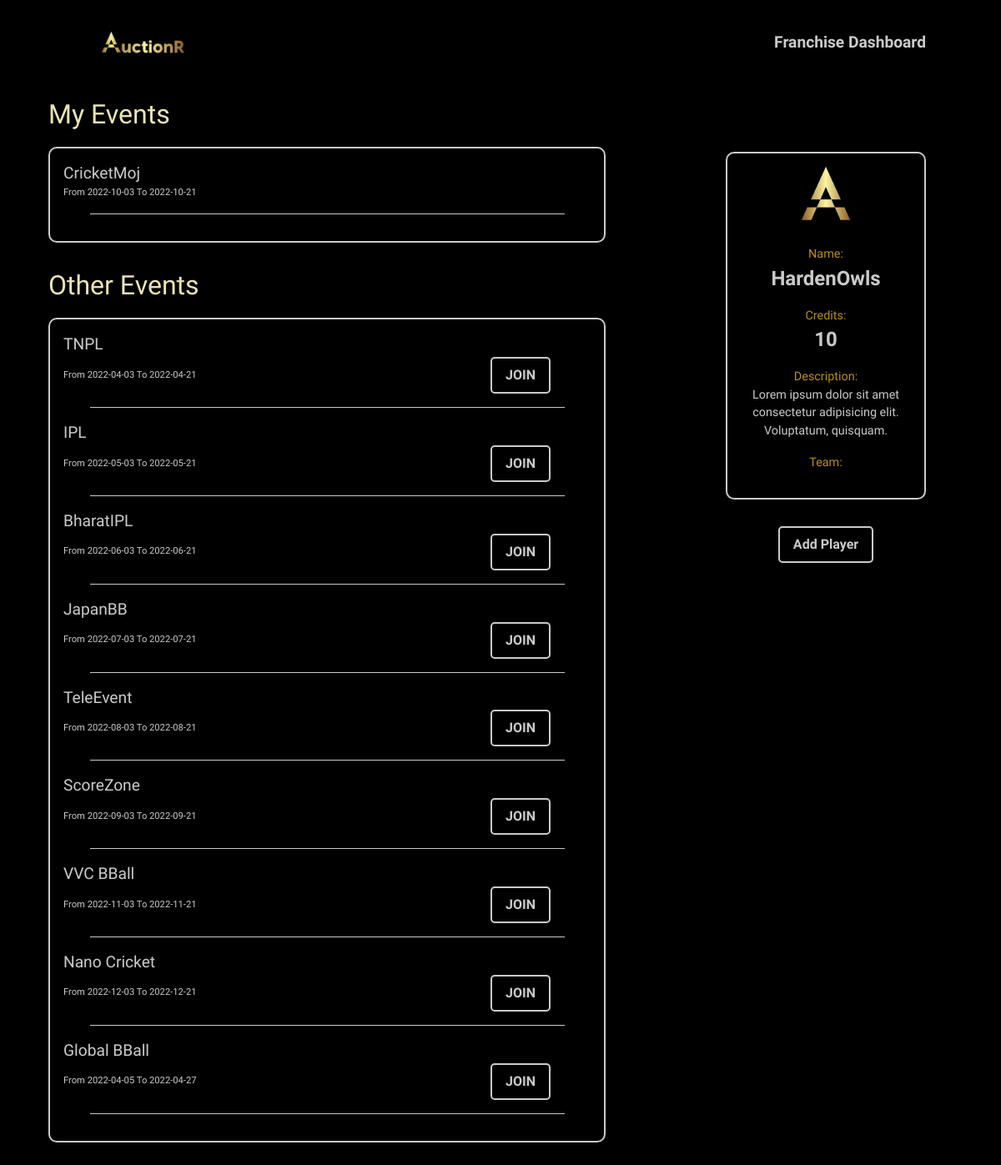
The app's page /franchisedashboard.php?uname=harden with its own data.
### tables this page shows
create table FranchiseData (FranchiseID varchar(10) primary key,  
                    FName varchar(20) not null,  
                    Username varchar(20) unique not null,  
                    Credit int,
                    foreign key(Username) references Login(Username));

create table Event (EventID varchar(10) primary key,  
                    EName varchar(20) not null,  
                    MaxForiegnPlayers int not null, 
                    MaxHomePlayers int not null, 
                    EGender varchar(11) not null, 
                    ENationality varchar(20) not null, 
                    SportsID varchar(5) not null, 
                    EventStart date not null,
                    EventEnd date not null,
                    foreign key(SportsID) references Sports(SportsID));

### src/franchisedashboard.php (the view, shortened to what this page needs)
<!DOCTYPE html>
<html lang="en">
  <head>
    <link
      rel="stylesheet"
      href="https://cdnjs.cloudflare.com/ajax/libs/twitter-bootstrap/5.0.1/css/bootstrap.min.css"
    />
    <link
      rel="stylesheet"
      href="https://cdnjs.cloudflare.com/ajax/libs/font-awesome/5.15.3/css/all.min.css"
    />
    <link rel="stylesheet" href="./css/auctionr.css" />
    <link rel="stylesheet" href="./css/franchise.css" />
  </head>
  <body>
    <?php
    $db = mysqli_connect('localhost', 'root', '','auctionr');
    $franchise = $_GET['uname'];
    $sql = "SELECT * FROM FranchiseData WHERE Username = '".$franchise."'";
    $franchisedataresult = mysqli_query($db, $sql);
    $sql = "SELECT * FROM Event WHERE EventID IN (SELECT EventID from FranchiseEvent WHERE FranchiseID = (SELECT FranchiseID from FranchiseData WHERE Username ='".$franchise."'))";
    $cureventdataresult = mysqli_query($db, $sql);
    $sql = "SELECT * FROM Event WHERE EventID NOT IN (SELECT EventID from FranchiseEvent WHERE FranchiseID = (SELECT FranchiseID from FranchiseData WHERE Username ='".$franchise."'))";
    $neweventdataresult = mysqli_query($db, $sql);
    $franid = "";
    ?>
    <div class="container">
      <div class="dash-nav-fran-prof">
        <img
          src="../public/Logo2.png"
          height="70px"
          width="auto"
          alt="AuctionR"
        />
        <div>Franchise Dashboard</div>
      </div>
      <div class="dash-main">
        <?php
            if($franchisedataresult){
              while($fdata = mysqli_fetch_assoc($franchisedataresult)){
                $franid = $fdata['FranchiseID']
        ?>
        <div class="fran-dash-right">
          <div class="dash-fran-prof">
            <div class="prof-img">
              <img src="../public/LogoA.png" alt="Logog" />
            </div>
            <div class="fran-prof-info">Name:</div>
            <div class="fran-prof-name"><?php echo $fdata['FName']; ?></div>
            <div class="fran-prof-info">Credits:</div>
            <div class="fran-prof-budget"><?php echo $fdata['Credit']; ?></div>
            <div class="fran-prof-info">Description:</div>
            <div class="fran-prof-desc">
              Lorem ipsum dolor sit amet consectetur adipisicing elit.
              Voluptatum, quisquam.
            </div>
            <div class="fran-prof-info">Team:</div>
            <div class="fran-prof-team">
              <?php
                }
              }
              ?>
            </div>
          </div>
          <a href=<?php echo "addplayer.php?fid=".$franid; ?>>
            <button class="event-join-btn">Add Player</button>
          </a>
          </div>
          <div class="dash-data">
          <div div class="my-events">
            <h2>My Events</h2>
            <div class="event-data">
          <?php
            if($cureventdataresult){
              while($cdata = mysqli_fetch_assoc($cureventdataresult)){
          ?>
              <a href = <?php echo "eventdisplay.php?eid=".$cdata['EventID']; ?> >
                <div class="event-card">
                  <div class="event-card-title">
                    <?php echo $cdata['EName']; ?>
                  </div>
                  <div class="event-card-date">From <?php echo substr($cdata['EventStart'],0,10); ?> To <?php echo substr($cdata['EventEnd'], 0, 10); ?></div>
                </div>
              </a>
              <div class="event-divider"></div>
          <?php
              }
            }
          ?>
            </div>
          </div>
          <div class="other-events">
            <h2>Other Events</h2>
            <div class="event-data">
              <?php
                if($neweventdataresult){
                  while($ndata = mysqli_fetch_assoc($neweventdataresult)){
              ?>
              <div class="event-card">
              <a href = <?php echo "eventdisplay.php?eid=".$ndata['EventID']; ?> >
                <div class="event-card-title">
                  <a href=<?php echo "eventdisplay.php?eid=".$ndata['EventID']; ?>>
                    <?php echo $ndata['EName']; ?>
                  </a>
                </div>
              </a>
                <div class="join-event-card">
                  <div class="event-card-date">
                    From <?php echo substr($ndata['EventStart'], 0, 10); ?> To <?php echo substr($ndata['EventEnd'], 0, 10); ?>
                  </div>
                  <a class = "event-join-btn" href = <?php echo "eventjoinconfirm.php?eid=".$ndata['EventID']."&fid=".$franid; ?>> JOIN </a>
                </div>
              </div>
              <div class="event-divider"></div>
              <?php
                  }
                }
              ?>
            </div>
          </div>
        </div>
      </div>
    </div>
  </body>
</html>

### src/css/auctionr.css (style rules this page uses)
:root { --c1: #000000; --c2: #e6b41ecc; --c3: #cacaca; --c4: #eae3b5; --f1: "Catamaran", sans-serif; --f2: "Montserrat Alternates", sans-serif; --f3: "Martel Sans", sans-serif; }
body, html { margin: 0; padding: 0.5rem 0 0.5rem 0; box-sizing: border-box; }
body { background: var(--c1); font-family: var(--f3); color: var(--c4); }
a { color: var(--c4); text-decoration: none; }
a { text-shadow: 0px 0px 3px rgba(117, 117, 117, 0.12); color: var(--c3); text-decoration: none; }
.dash-nav-fran-prof { display: flex; justify-content: space-between; align-items: center; padding: 0 3rem; font-weight: 800; font-size: 1.2rem; color: var(--c3); flex-direction: row; }

### src/css/franchise.css (style rules this page uses)
:root { --c1: #000000; --c2: #e6b41ecc; --c3: #cacaca; --c4: #eae3b5; --f1: "Catamaran", sans-serif; --f2: "Montserrat Alternates", sans-serif; --f3: "Martel Sans", sans-serif; }
.dash-nav-fran-prof { display: flex; justify-content: space-between; align-items: center; padding: 0 3rem; font-weight: 800; font-size: 1.2rem; color: var(--c3); flex-direction: row; }
.dash-main { display: flex; flex-direction: row-reverse; }
.dash-data { display: flex; flex-direction: column; width: 100% }
.dash-main { flex-direction: row-reverse; }
.dash-fran-prof { display: flex; flex-direction: column; align-items: center; justify-content: center; margin-top: 2rem; width: 20vw; margin: 6rem 3rem 2rem 3rem; border:2px solid var(--c3); border-radius: 10px; padding: 1rem; height: fit-content; color: var(--c3); }
.event-data { display: flex; flex-direction: column; align-items: flex-start; justify-content: center; margin-top: 20px; border: 2px solid var(--c3); border-radius: 10px; padding: 1rem; }
.my-events { margin: 2rem 1rem 1rem 1rem; }
.other-events { margin: 1rem 1rem 3rem 1rem; }
.event-divider { width: 90%; margin: 1rem 2rem; border-bottom: 1px solid var(--c3); }
.event-card { width: 100%; }
.join-event-card { width: 100%; display: flex; justify-content: space-between; align-items: center; padding: 0 3rem 0 0; }
.event-card-title { font-family: var(--f2); font-size: 1.2rem; color: var(--c3); font-weight: 500; }
.event-card-date { font-family: var(--f2); font-size: .7rem; color: var(--c3); }
.event-join-btn { background:transparent; border: 2px solid var(--c3); color: var(--c3); padding: 0.5rem 1rem; border-radius: 5px; font-size: 1rem; font-weight: bold; cursor: pointer; }
.fran-prof-info { color: var(--c2); font-family: var(--f2); font-size: .9rem; margin-top: 1rem; }
.fran-prof-name, .fran-prof-budget { font-size: 1.5rem; font-weight: bold; color: var(--c3); }
.fran-prof-desc { font-size: .9rem; color: var(--c3); text-align: center; }
.fran-dash-right { display: flex; flex-direction: column; align-items: center; justify-content: flex-start; margin: 0 0 0 5rem; }

### records on screen
franchisedata: FName "HardenOwls", Credit "10"
event: EName "CricketMoj", EventStart "2022-10-03", EventEnd "2022-10-21"
event: EName "TNPL", EventStart "2022-04-03", EventEnd "2022-04-21"
event: EName "IPL", EventStart "2022-05-03", EventEnd "2022-05-21"
event: EName "BharatIPL", EventStart "2022-06-03", EventEnd "2022-06-21"
event: EName "JapanBB", EventStart "2022-07-03", EventEnd "2022-07-21"
event: EName "TeleEvent", EventStart "2022-08-03", EventEnd "2022-08-21"
event: EName "ScoreZone", EventStart "2022-09-03", EventEnd "2022-09-21"
event: EName "VVC BBall", EventStart "2022-11-03", EventEnd "2022-11-21"
event: EName "Nano Cricket", EventStart "2022-12-03", EventEnd "2022-12-21"
event: EName "Global BBall", EventStart "2022-04-05", EventEnd "2022-04-27"
